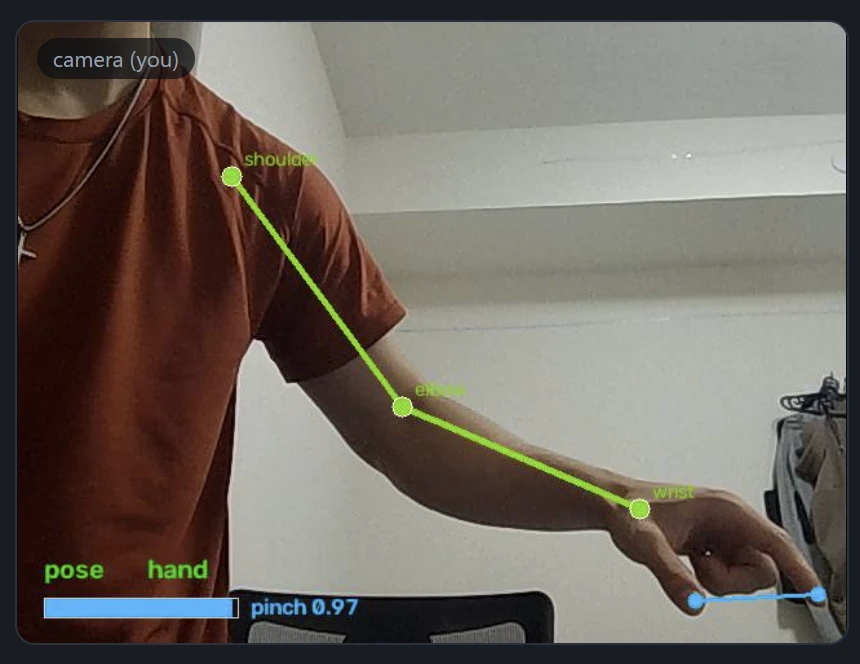
#> input picture media/camera.webp, 860 x 664 px
$ python -i grab_tracking_shot.py   (imports and definitions only)
#> lines starting #> are read from the running program, lines starting #| are printed output that depends on the picture; after the words box and inside, x2 and y2 are one past the last pixel; in counts of white or black regions, pixels touching at a corner belong together
#> further down, picture is the input picture: shape (664, 860, 3); mean B, G, R 94.4, 102, 109.4
"""Grab the arm-tracking shot from the control panel's live camera feed.

Unlike capture_tracking_shot.py this does NOT open the webcam, so it works
while the control panel is running and holding the camera. It watches the
frame the camera process is already writing, finds the drawn arm nodes by
their colour, and keeps the frame where the arm is most extended.

It then crops just above the shoulder node, so the tracked arm and the pinch
line are visible without the operator's face.

    windows_side\\.venv\\Scripts\\python scripts\\grab_tracking_shot.py

Writes media/tracking.jpg.
"""

from __future__ import annotations

import sys
import time
from pathlib import Path

import cv2
import numpy as np

PROJECT = Path(__file__).resolve().parents[1]
LIVE_FRAME = PROJECT / "control_panel" / "live" / "camera.jpg"
OUT = PROJECT / "media" / "tracking.jpg"

# The overlay draws the arm chain in BGR (0, 220, 120). Match a band around
# it rather than the exact value, since JPEG compression shifts pixels.
NODE_LOW = np.array([0, 170, 70], dtype=np.uint8)
NODE_HIGH = np.array([90, 255, 190], dtype=np.uint8)

HEADROOM = 40      # px kept above the shoulder node, so the crop isn't severe
WATCH_SECONDS = 45


def arm_nodes(image: np.ndarray) -> list:
    """Centres of the drawn joint blobs, top to bottom."""
    mask = cv2.inRange(image, NODE_LOW, NODE_HIGH)
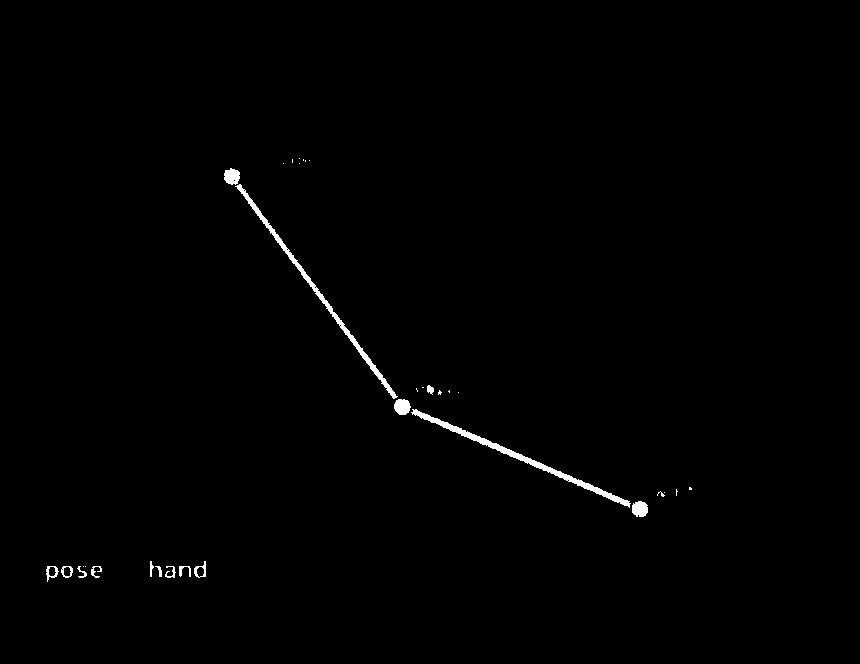
#> mask: shape (664, 860); 0.68% white; 33 white regions (18 under 20 px), largest, box (x1, y1, x2, y2) and area: (411, 409, 631, 508) 1352, (235, 184, 398, 399) 1248, (394, 399, 411, 415) 213
    mask = cv2.morphologyEx(mask, cv2.MORPH_CLOSE, np.ones((5, 5), np.uint8))
#> mask: shape (664, 860); 0.75% white; 14 white regions (8 under 20 px)
    contours, _ = cv2.findContours(mask, cv2.RETR_EXTERNAL, cv2.CHAIN_APPROX_SIMPLE)
#> contours = 14 contours, 9 with area under 20; largest, box (x1, y1, x2, y2) and area: (224, 168, 648, 517) 2778, (46, 566, 102, 582) 401, (150, 561, 206, 578) 386, (422, 385, 434, 395) 38, (657, 491, 665, 497) 22

    centres = []
    for contour in contours:
        area = cv2.contourArea(contour)
        if area < 40:                      # text glyphs and line segments
            continue
        x, y, w, h = cv2.boundingRect(contour)
        if w > 60 or h > 60:               # the connecting lines, not a node
            continue
        centres.append((x + w // 2, y + h // 2))
#> this loop made 14 passes
#> (area, x, y, w, h) on passes 1, 2, 11: (401, 46, 566, 56, 16), (386.5, 150, 561, 56, 17), (2778, 224, 168, 424, 349)
#> area on passes 3, 10: 22.5, 38
#> after the loop, centres = [(74, 574), (178, 569)]
    return sorted(centres, key=lambda c: c[1])


# [46 lines left out: function main, not called in this run]


# [2 lines not run here, left out]

>>> import cv2
>>> picture = cv2.imread('../media/camera.webp')
>>> result = arm_nodes(picture)
#> result = [(178, 569), (74, 574)]
